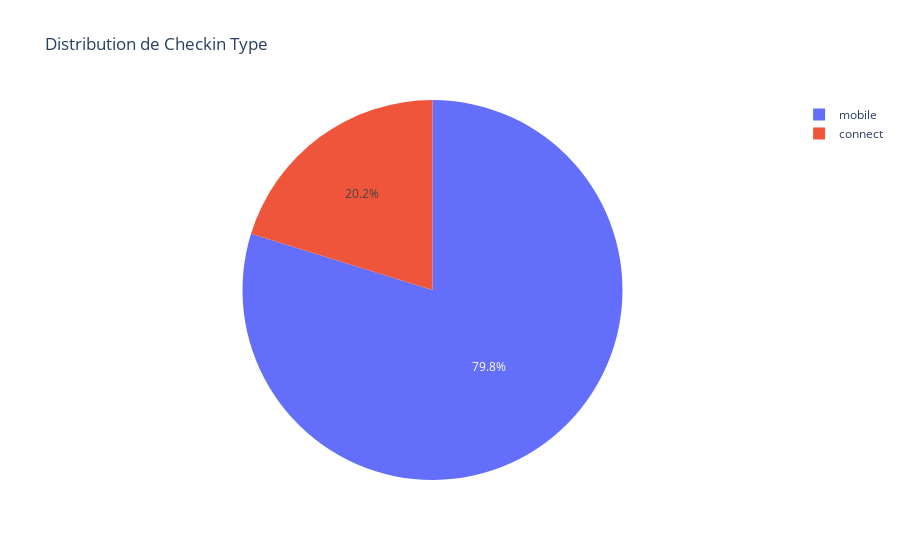

Notebook source saved alongside this figure:
### Code cell
fig = px.pie(
    dataset,
    names='checkin_type',
    title='Distribution de Checkin Type'
)
fig.show()

### Figure 1 — Plotly figure (JSON) as saved in the notebook; plotly's stock layout.template omitted (floating-point values rounded to 4 significant figures; data arrays with more than 128 entries replaced by an {"elided": "..."} marker saying what was removed)
{"data": [{"domain": {"x": [0, 1], "y": [0, 1]}, "hovertemplate": "checkin_type=%{label}<extra></extra>", "labels": {"elided": "21310 str values"}, "legendgroup": "", "name": "", "showlegend": true, "type": "pie"}], "layout": {"legend": {"tracegroupgap": 0}, "title": {"text": "Distribution de Checkin Type"}}}
